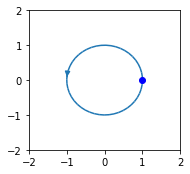

The script that drew this image:
import numpy as np
import matplotlib.pyplot as plt
import matplotlib.gridspec as gridspec

w = 2
Y, X = np.mgrid[-w:w:100j, -w:w:100j]
U = -Y
V = X

fig = plt.figure(figsize=(5, 5))
gs = gridspec.GridSpec(nrows=3, ncols=2, height_ratios=[1, 1, 0])
seed_points = np.array([[1], [0]])

ax = fig.add_subplot(gs[0, 0])
ax.streamplot(X, Y, U, V, density=[0.5, 1], start_points=seed_points.T)
ax.plot(seed_points[0], seed_points[1], 'bo')
ax.set(xlim=(-w, w), ylim=(-w, w))

plt.tight_layout()
plt.show()
